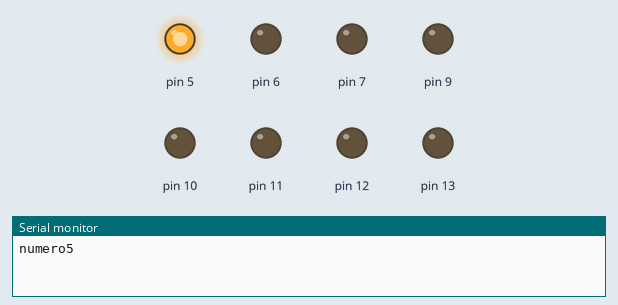
Recording of a sketch running on a simulated Arduino Uno, built with avr-gcc and run on an emulated ATmega328P. Parts: output pins drawn as LEDs (lit = HIGH), the last lines printed to the serial monitor.

Above: at 0.2 s.
At 1.2 s:
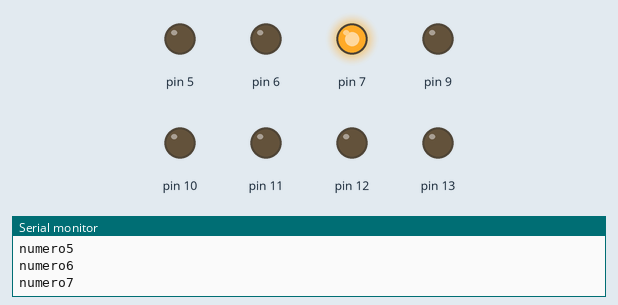
At 1.7 s:
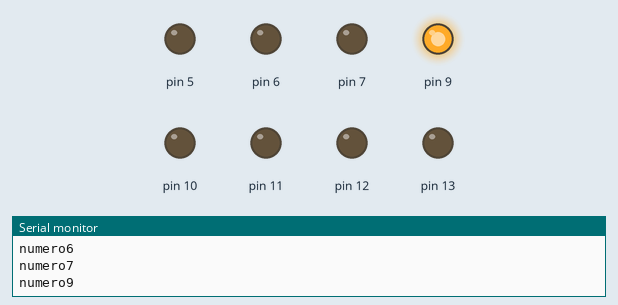
At 2.2 s:
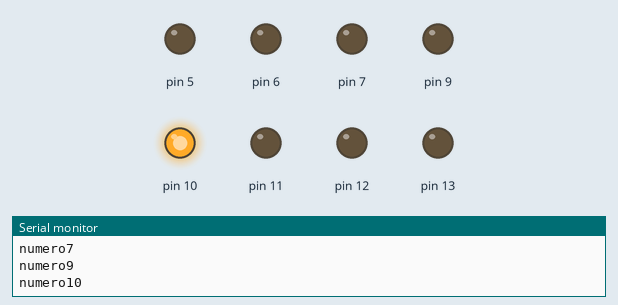
At 3.2 s:
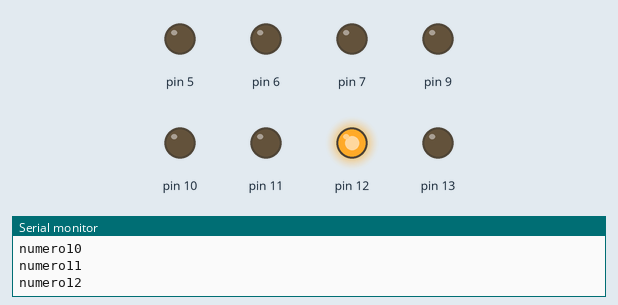
At 4.7 s:
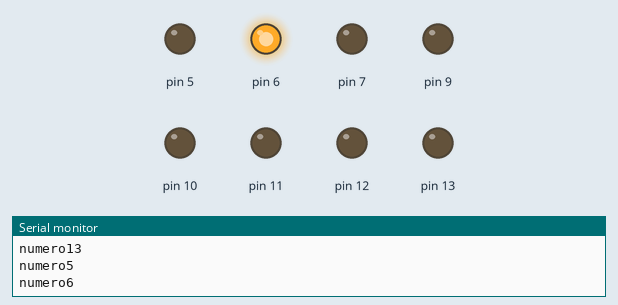
Timing chart, 0 to 5.2 s (numbered marks = the images above):
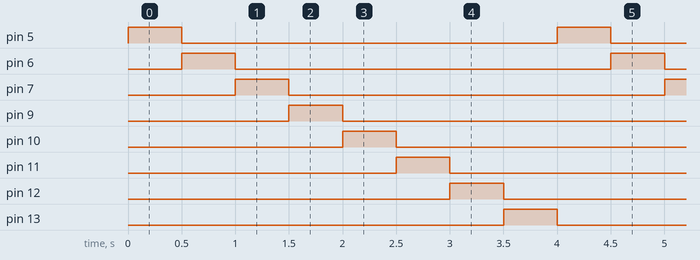

The sketch:

chenillardOptimise.ino
```cpp
/*
  Clignotement.
  Allume la LED pendant 1 seconde,
  puis l'éteint pendant 0,5 seconde.
*/

// Numéro de la broche à laquelle est
// connectée la LED
int led;

// le code dans cette fonction est exécuté une fois au début
void setup() {
  // indique que la broche de la LED une sortie sortie :
  // on va modifier sa tension
  Serial.begin(9600);
  for (led=5; led<14;led++) {
    if (led != 8) {
      pinMode(led, OUTPUT);
    }
  }
}
// le code dans cette fonction est exécuté en boucle
void loop() {
    for (led=5; led<14;led++) {
    if (led != 8) {
      Serial.print("numero");
      Serial.println(led);
      digitalWrite(led, HIGH);   // allumer la LED
      delay(500);               // attendre 1000 ms=1s
      digitalWrite(led, LOW);    // éteindre la LED
    }
  }
}
```

Measured:
- by itself, pin 5–7, pin 9–13: alternates HIGH for 0.50 s and LOW for 3.5 s
- by itself, everything shown: repeats every 4.0 s, in 9 steps
